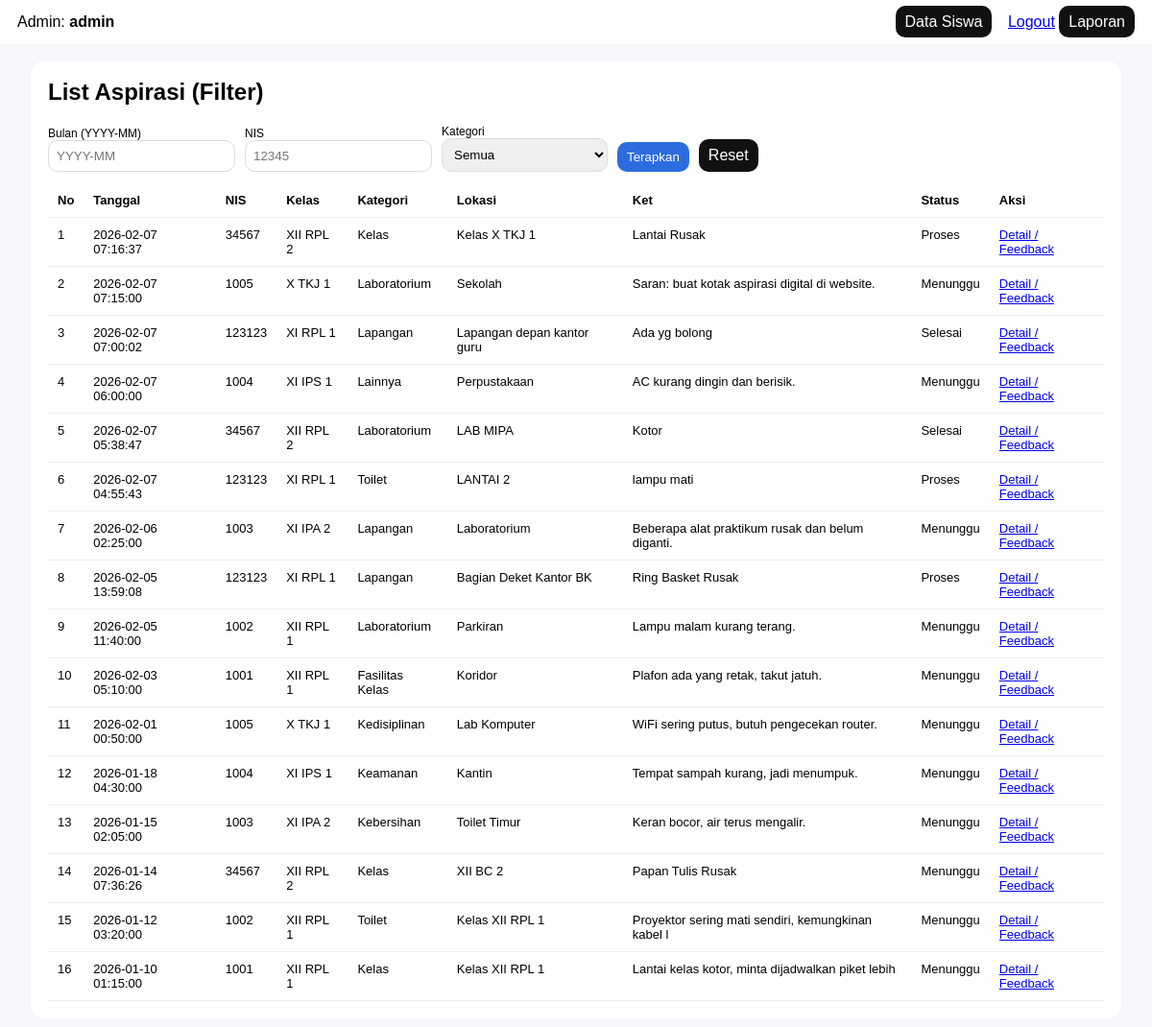
Page /pengaduan_sekolah_baru/admin_laporan.php (signed in) on the earlier database version.
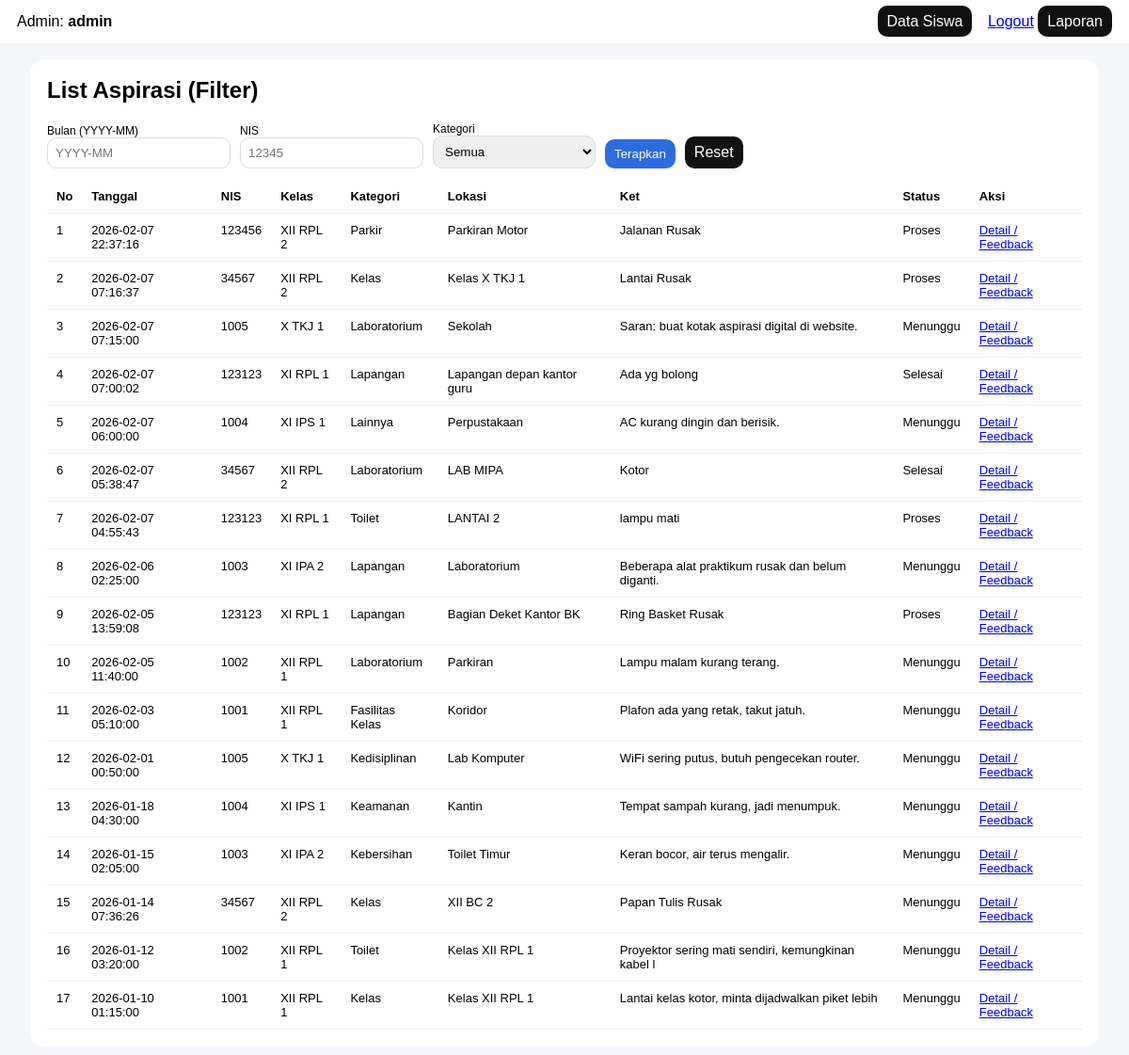
Same page on the later database version.
### tables this page shows
CREATE TABLE `input_aspirasi` (
  `id_pelaporan` int(5) NOT NULL,
  `nis` int(10) NOT NULL,
  `id_kategori` int(5) NOT NULL,
  `lokasi` varchar(50) NOT NULL,
  `ket` varchar(50) NOT NULL,
  `created_at` timestamp NOT NULL DEFAULT current_timestamp()
);

CREATE TABLE `siswa` (
  `nis` int(10) NOT NULL,
  `nama` varchar(100) NOT NULL,
  `kelas` varchar(10) NOT NULL,
  `password_hash` varchar(255) NOT NULL,
  `created_at` datetime NOT NULL DEFAULT current_timestamp()
);

CREATE TABLE `kategori` (
  `id_kategori` int(5) NOT NULL,
  `ket_kategori` varchar(30) NOT NULL
);

### pengaduan_sekolah_baru/admin_laporan.php (the view, shortened to what this page needs)
<?php
require_once __DIR__ . "/../config/koneksi.php";
$bulan = trim($_GET['bulan'] ?? '');
$nis = trim($_GET['nis'] ?? '');
$where = "1=1";
$sql = "
  SELECT ia.id_pelaporan, ia.created_at, ia.nis, s.kelas, k.ket_kategori, ia.lokasi, ia.ket,
         COALESCE(a.status,'Menunggu') status
  FROM input_aspirasi ia
  JOIN siswa s ON s.nis=ia.nis
  JOIN kategori k ON k.id_kategori=ia.id_kategori
  LEFT JOIN aspirasi a ON a.id_pelaporan=ia.id_pelaporan
  WHERE $where
  ORDER BY ia.created_at DESC
";
$stmt = mysqli_prepare($conn, $sql);
mysqli_stmt_execute($stmt);
$res = mysqli_stmt_get_result($stmt);
?>
<!doctype html>
<html><head><meta charset="utf-8"><title>Admin</title>
</head>
<body>
  <div class="bar">
    <div>Admin: <b><?= htmlspecialchars($_SESSION['admin_user']) ?></b></div>
    <div>
      <a class="btn" href="admin_siswa.php">Data Siswa</a>
      <a href="logout.php" style="margin-left:12px">Logout</a>
      <a class="btn" href="admin_laporan.php">Laporan</a>
    </div>
  </div>
  <div class="card">
    <h2 style="margin-top:0">List Aspirasi (Filter)</h2>
    <form method="get" style="display:flex;gap:10px;flex-wrap:wrap;align-items:end">
      <div>
        <div style="font-size:12px">Bulan (YYYY-MM)</div>
        <input name="bulan" value="<?= htmlspecialchars($bulan) ?>" placeholder="YYYY-MM">
      </div>
      <div>
        <div style="font-size:12px">NIS</div>
        <input name="nis" value="<?= htmlspecialchars($nis) ?>" placeholder="12345">
      </div>
      <div>
        <div style="font-size:12px">Kategori</div>
        <select name="kategori">
          <option value="0">Semua</option>
        </select>
      </div>
      <button type="submit">Terapkan</button>
       <a class="btn" href="admin_aspirasi.php" style="text-align:center;display:inline-block">Reset</a>
    </form>
    <table style="margin-top:12px">
      <thead>
        <tr>
          <th>No</th>
          <th>Tanggal</th><th>NIS</th><th>Kelas</th><th>Kategori</th><th>Lokasi</th><th>Ket</th><th>Status</th><th>Aksi</th>
        </tr>
      </thead>
      <tbody>
        <?php $no = 1; ?>
        <?php while($r=mysqli_fetch_assoc($res)): ?>
        <tr>
          <td><?= $no++ ?></td>
          <td><?= htmlspecialchars($r['created_at']) ?></td>
          <td><?= (int)$r['nis'] ?></td>
          <td><?= htmlspecialchars($r['kelas']) ?></td>
          <td><?= htmlspecialchars($r['ket_kategori']) ?></td>
          <td><?= htmlspecialchars($r['lokasi']) ?></td>
          <td><?= htmlspecialchars($r['ket']) ?></td>
          <td><?= htmlspecialchars($r['status']) ?></td>
          <td><a href="admin_aspirasi_detail.php?id=<?= (int)$r['id_pelaporan'] ?>">Detail / Feedback</a></td>
        </tr>
        <?php endwhile; ?>
      </tbody>
    </table>
  </div>
</body></html>

Differences in the rows shown:
added input_aspirasi: created_at "2026-02-07 22:37:16", nis "123456", nis.kelas "XII RPL 2", id_kategori.ket_kategori "Parkir", lokasi "Parkiran Motor", ket "Jalanan Rusak", status "Proses"
